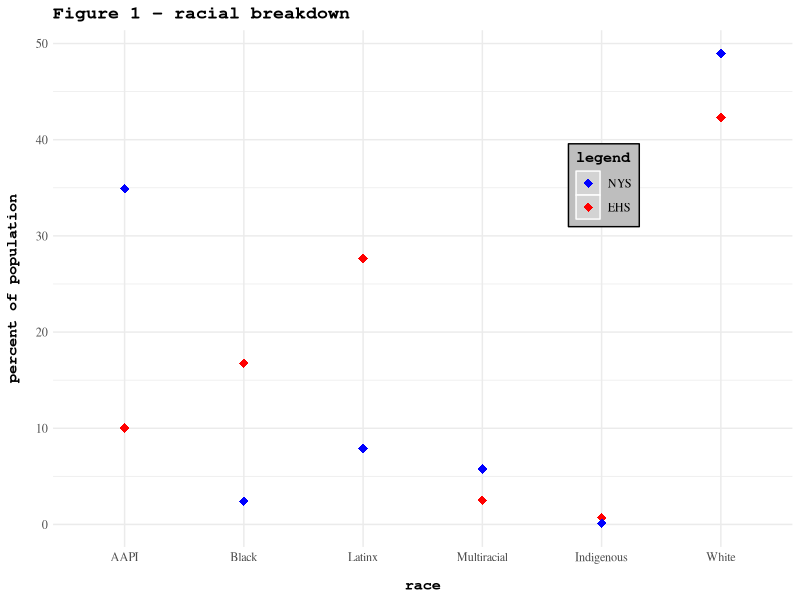
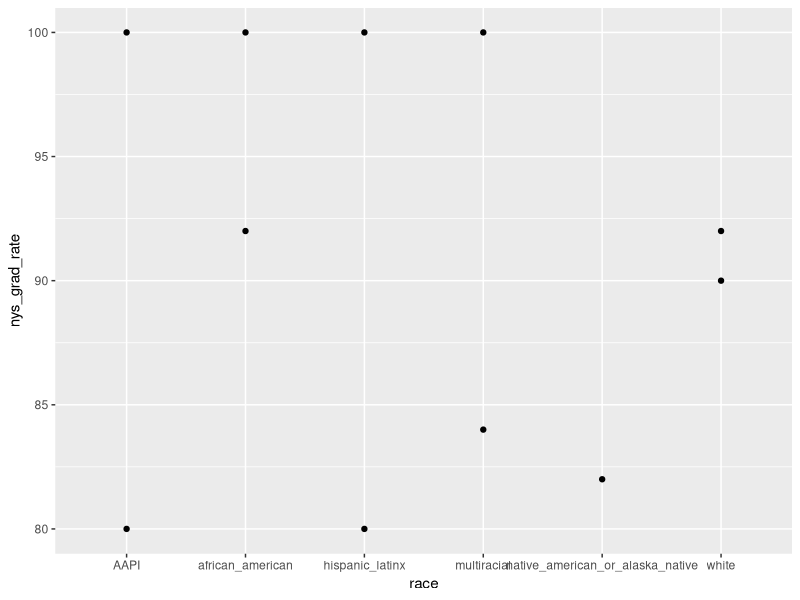
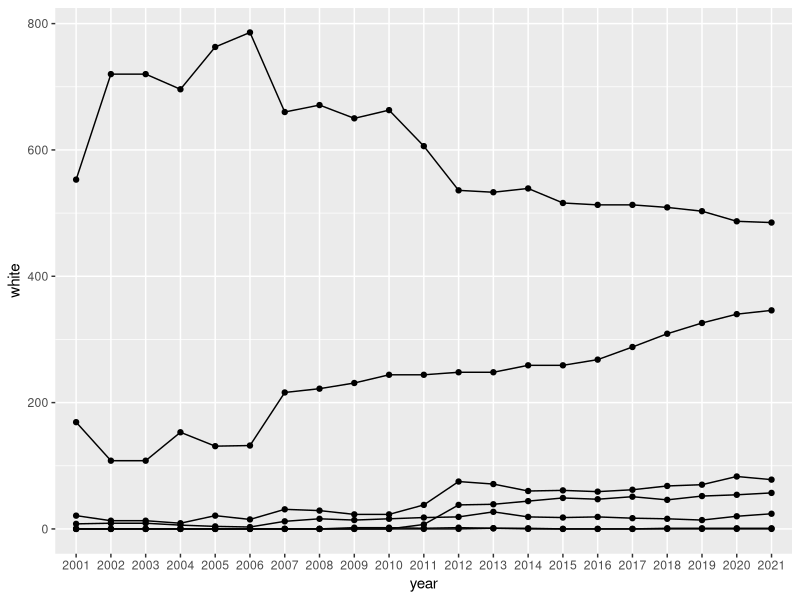
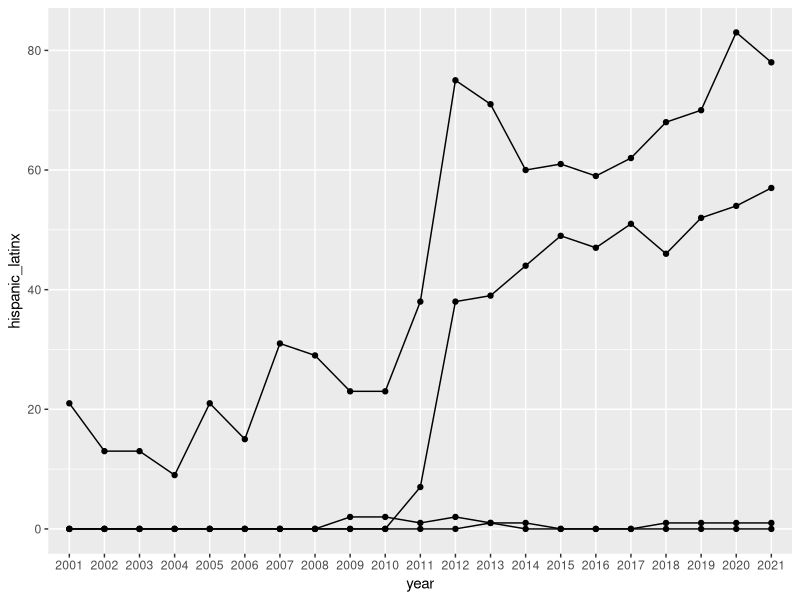
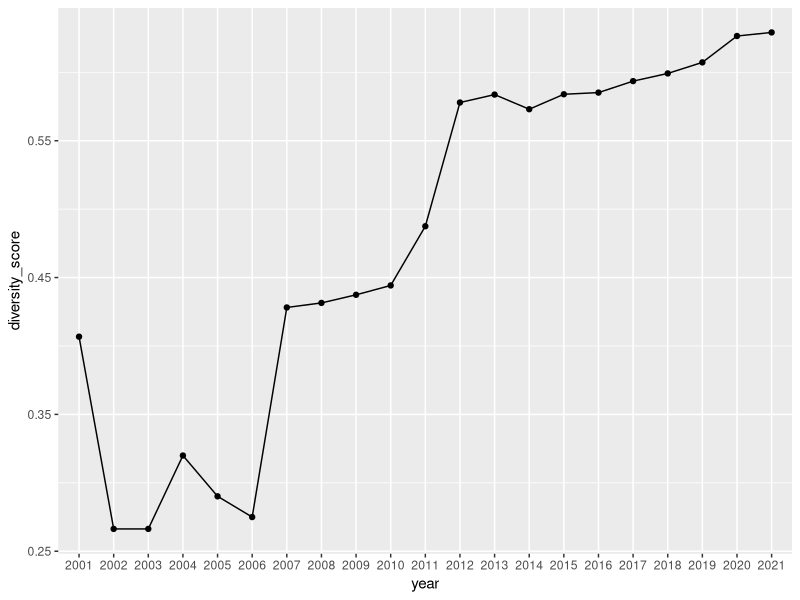

Recreate these plots in R, in order.
## downloading needed libraries
library(dplyr)
library(ggplot2)

##compiling dataframs

# comparing racial breakdown of students in new york state vs edgemont (2020-2021)
ethnicityCompare <- data.frame(matrix(ncol = 5, nrow = 6))
colnames(ethnicityCompare) <- c('race','nys_count', 'nys_percent', 'edgemont_count', 'edgemont_percent')
ethnicityCompare$race <- c('native_american_or_alaska_native','african_american','hispanic_latinx', 'AAPI', 'white', 'multiracial')
ethnicityCompare$nys_count <- c(8421, 198507, 327513, 118868, 500831, 29675)
ethnicityCompare$nys_percent <- c(.711344, 16.768414, 27.665894, 10.041096, 42.306526, 2.506726)
ethnicityCompare$edgemont_count <- c(1, 24, 78, 346, 485, 57)
ethnicityCompare$edgemont_percent <- c(.100908, 2.421796, 7.870838, 34.914228, 48.940465, 5.75176)
View(ethnicityCompare)

# racial breakdown of those who graduated in 2021, 2017 4-year cohort - august
gradRace <- data.frame(matrix(ncol = 3, nrow = 6))
colnames(gradRace) <- c('race','nys_grad_rate','edgemont_grad_rate')
gradRace$race <- c('native_american_or_alaska_native','african_american','hispanic_latinx', 'AAPI', 'white', 'multiracial')
gradRace$nys_grad_rate <- c(82,92,80,80,90,84)
gradRace$edgemont_grad_rate <- c(NA,100,100,100,92,100)
View(gradRace)

#edgemont racial breakdown past 2 decades
edgemont20race <- data.frame(matrix(ncol = 8, nrow = 21))
colnames(edgemont20race) <- c('year', 'white', 'african_american','asian','hispanic_latinx','native_american','pacific_islander', 'multiracial')
edgemont20race$year <- c('2001','2002','2003','2004','2005','2006','2007','2008','2009','2010','2011','2012','2013','2014','2015','2016','2017','2018','2019','2020','2021')
edgemont20race$white <- c(553,720,720,696,763,786,660,671,650,663,606,536,533,539,516,513,513,509,503,487,485)
edgemont20race$african_american <- c(8,9,9,6,4,3,12,16,14,16,18,19,27,19,18,19,17,16,14,20,24)
edgemont20race$asian <- c(169,108,108,153,131,132,216,222,231,244,244,248,248,259,259,268,288,309,326,340,346)
edgemont20race$hispanic_latinx <- c(21,13,13,9,21,15,31,29,23,23,38,75,71,60,61,59,62,68,70,83,78)
edgemont20race$native_american <- c(0,0,0,0,0,0,0,0,2,2,1,2,1,1,0,0,0,1,1,1,1)
edgemont20race$pacific_islander <- c(0,0,0,0,0,0,0,0,0,0,0,0,1,0,0,0,0,0,0,0,0)
edgemont20race$multiracial <- c(0,0,0,0,0,0,0,0,0,0,7,38,39,44,49,47,51,46,52,54,57)
View(edgemont20race)

##making plots, basic analysis

#racial breakdown comparison
ggplot(ethnicityCompare, aes(x=race, y=nys_percent))+
  geom_point(aes(color='NYS'), shape=18, size=3)+
  geom_point(aes(x=race, y=edgemont_percent, color='EHS'), shape=18, size=3)+
  scale_color_manual(name='legend',
                     labels=c('NYS','EHS'),
                     values=c('NYS'='red','EHS'='blue'))+
  labs(title='Figure 1 - racial breakdown',
       y = 'percent of population')+
  scale_x_discrete(labels=c('AAPI','Black','Latinx', 'Multiracial', 'Indigenous','White'))+
  theme_minimal()+
  theme(legend.position=c(.745,.7), 
        legend.background = element_rect(fill = "gray"),   
        legend.key = element_rect(fill = "lightgray", color='white'),
        title = element_text(face='bold', family='mono'),
        legend.text = element_text(family='serif'),
        axis.text.x = element_text(family='serif', margin=margin(1,1,9,1)),
        axis.text.y = element_text(family='serif', margin=margin(1,1,1,9)))

#grad rate comparison
ggplot(gradRace, aes(x=race, y=nys_grad_rate))+
  geom_point()+
  geom_point(aes(x=race, y=edgemont_grad_rate))

#ehs racial breakdown across 2 decades
ggplot(edgemont20race, aes(x=year, y=white, group=1))+
  geom_point()+
  geom_path()+
  geom_point(aes(y=african_american, group=1))+
  geom_path(aes(y=african_american))+
  geom_point(aes(y=asian, group=1))+
  geom_path(aes(y=asian))+
  geom_point(aes(y=hispanic_latinx, group=1))+
  geom_path(aes(y=hispanic_latinx))+
  geom_point(aes(y=native_american, group=1))+
  geom_path(aes(y=native_american))+
  geom_point(aes(y=pacific_islander, group=1))+
  geom_path(aes(y=pacific_islander))+
  geom_point(aes(y=multiracial, group=1))+
  geom_path(aes(y=multiracial))
              
ggplot(edgemont20race, aes(x=year, y=hispanic_latinx, group=1))+
  geom_point()+
  geom_path()+
  geom_point(aes(y=native_american, group=1))+
  geom_path(aes(y=native_american))+
  geom_point(aes(y=pacific_islander, group=1))+
  geom_path(aes(y=pacific_islander))+
  geom_point(aes(y=multiracial, group=1))+
  geom_path(aes(y=multiracial))
  
##diversity score
diversity <- mutate(edgemont20race,
                    diversity_score = 1-((white*(white-1)+
                                            african_american*(african_american-1)+
                                            asian*(asian-1)+
                                            hispanic_latinx*(hispanic_latinx-1)+
                                            native_american*(native_american-1)+
                                            pacific_islander*(pacific_islander-1)+
                                            multiracial*(multiracial-1))
                                         /((white+
                                              african_american+
                                              asian+
                                              hispanic_latinx+
                                              native_american+
                                              pacific_islander+
                                              multiracial)*
                                             (white+
                                                african_american+
                                                asian+hispanic_latinx+
                                                native_american+
                                                pacific_islander+
                                                multiracial-1))))
diversity <- select(diversity, year, diversity_score)
View(diversity)
ggplot(diversity, aes(x=year, y=diversity_score, group=1))+
  geom_point()+
  geom_path()
